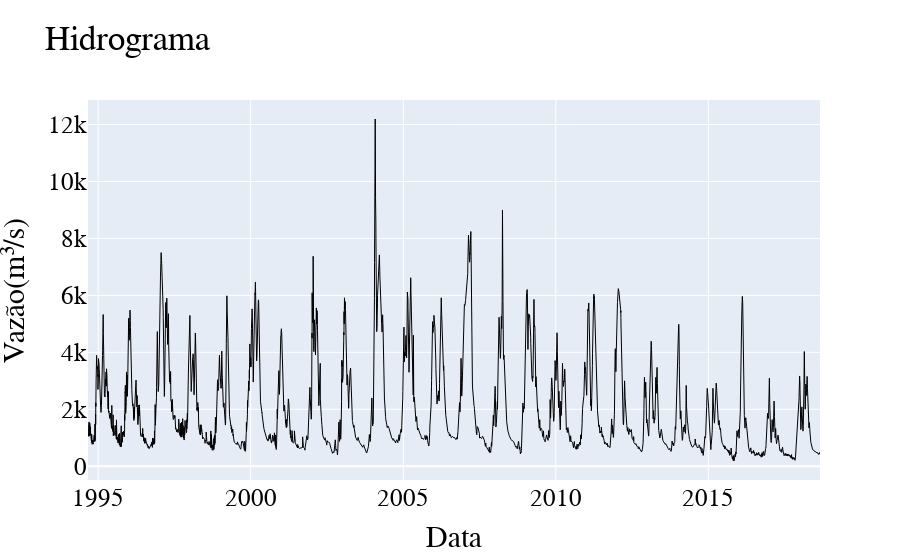
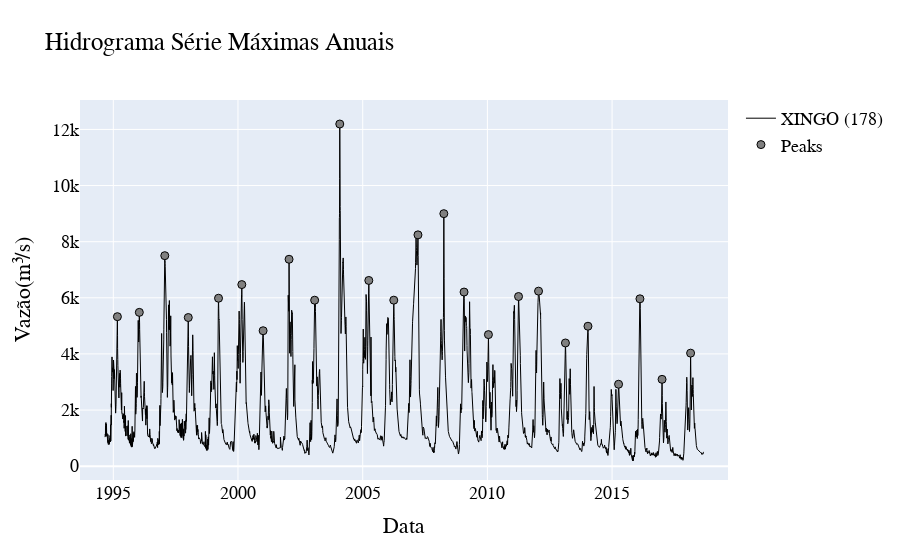

The cell these charts' notebook holds for them, in order:
### Code cell
file = "ONS_daily_flow.csv"
dados = pd.read_csv(file, index_col=0, parse_dates=True)
dados = pd.DataFrame(dados["XINGO (178)"])

#Filtrando período de análise ()
dados = dados[(dados.index >= "1994-09-01") & (dados.index <= "2018-08-31")]

#Convetendo obj pandas para Series Flow
dados = Flow(pd.DataFrame(dados["XINGO (178)"]))

#Gerando hidrograma
fig, data = dados.plot_hydrogram()
#py.offline.plot(fig, filename='gráficos/hidrograma.html')
pio.show(fig)

#Calculando picos anuais
peaks_max = dados.maximum(station="XINGO (178)")

#Gerando hidrograma destanco os valores de pico
fig, data = peaks_max.plot_hydrogram()
#py.offline.plot(fig, filename='gráficos/histo_max.html')
pio.show(fig)

### Figure 1 — Plotly figure (JSON) as saved in the notebook; plotly's stock layout.template omitted (floating-point values rounded to 4 significant figures; data arrays with more than 128 entries replaced by an {"elided": "..."} marker saying what was removed)
{"data": [{"connectgaps": false, "line": {"color": "rgb(0,0,0)", "width": 1}, "name": "XINGO (178)", "opacity": 1, "type": "scatter", "x": {"elided": "8766 str values"}, "y": {"elided": "8766 float values"}}], "layout": {"font": {"color": "rgb(0,0,0)", "family": "Time New Roman", "size": 25}, "title": {"text": "Hidrograma"}, "xaxis": {"title": {"text": "Data"}}, "yaxis": {"title": {"text": "Vazão(m³/s)"}}}}

### Figure 2 — Plotly figure (JSON) as saved in the notebook; plotly's stock layout.template omitted (floating-point values rounded to 4 significant figures; data arrays with more than 128 entries replaced by an {"elided": "..."} marker saying what was removed)
{"data": [{"connectgaps": false, "line": {"color": "rgb(0,0,0)", "width": 1}, "name": "XINGO (178)", "opacity": 1, "type": "scatter", "x": {"elided": "8766 str values"}, "y": {"elided": "8766 float values"}}, {"marker": {"color": "rgb(128, 128, 128)", "line": {"color": "rgb(0, 0, 0)", "width": 1}, "size": 8}, "mode": "markers", "name": "Peaks", "opacity": 1, "type": "scatter", "x": ["1995-03-02T00:00:00", "1996-01-17T00:00:00", "1997-01-24T00:00:00", "1998-01-03T00:00:00", "1999-03-22T00:00:00", "2000-02-26T00:00:00", "2001-01-03T00:00:00", "2002-01-18T00:00:00", "2003-01-28T00:00:00", "2004-01-31T00:00:00", "2005-03-31T00:00:00", "2006-04-01T00:00:00", "2007-03-21T00:00:00", "2008-04-03T00:00:00", "2009-01-24T00:00:00", "2010-01-16T00:00:00", "2011-04-02T00:00:00", "2012-01-20T00:00:00", "2013-02-17T00:00:00", "2014-01-13T00:00:00", "2015-04-06T00:00:00", "2016-02-13T00:00:00", "2017-01-02T00:00:00", "2018-02-24T00:00:00"], "y": [5328, 5481, 7502, 5297, 5985, 6471, 4827, 7373, 5915, 12194, 6619, 5916, 8243, 8999, 6205.0, 4688, 6046, 6238, 4390, 4987, 2920.0, 5964.0, 3094.0, 4028.0]}], "layout": {"font": {"color": "rgb(0,0,0)", "family": "Time New Roman", "size": 18}, "title": {"text": "Hidrograma Série Máximas Anuais"}, "xaxis": {"title": {"text": "Data"}}, "yaxis": {"title": {"text": "Vazão(m³/s)"}}}}
